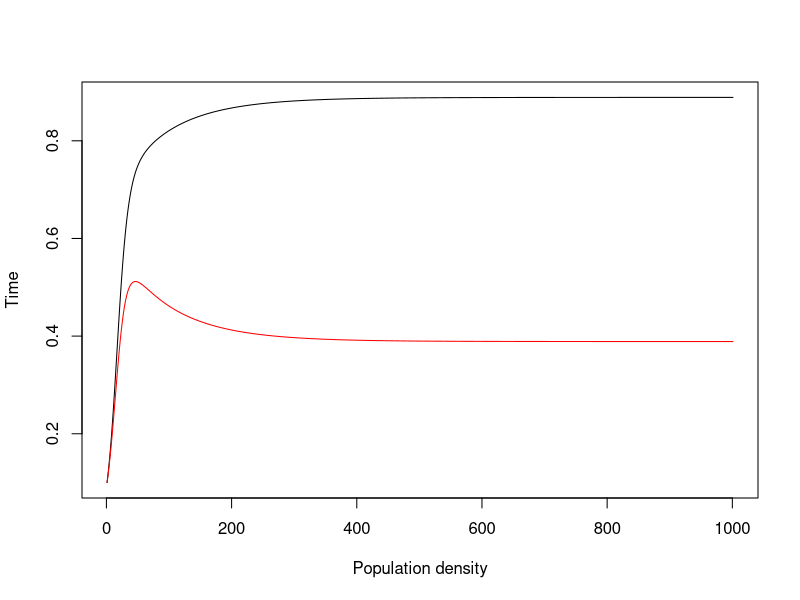
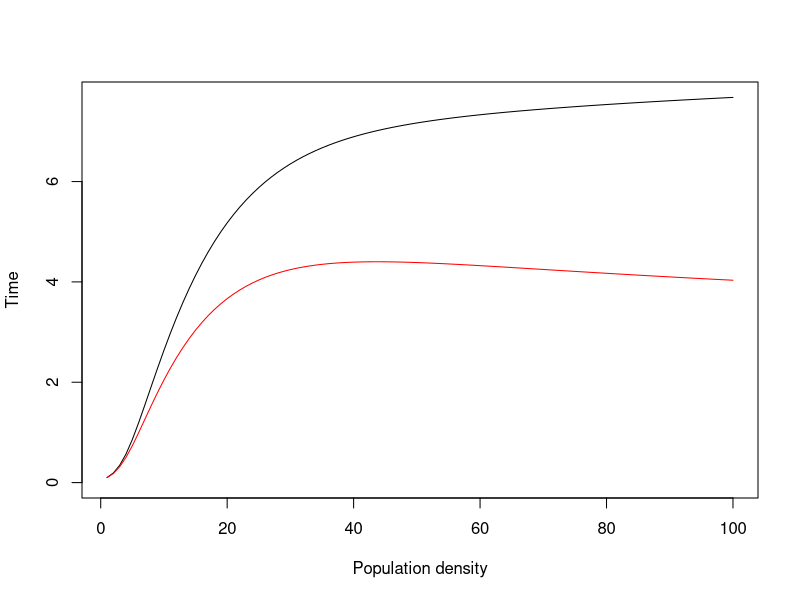
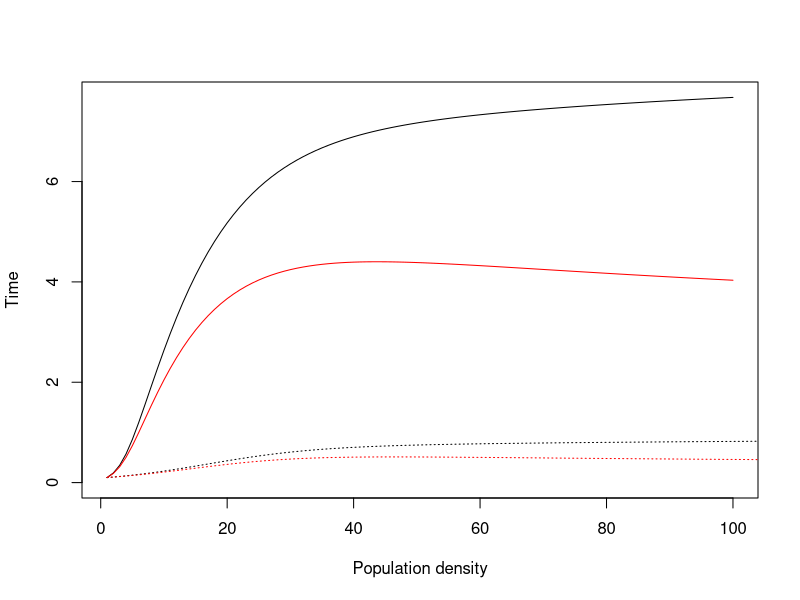

Generate these figures, in order, with R:
#=============================================================================
# Implementations of the Lotka-Volterra and the  Leslie-Gower models. 
# This code is to compare discrete-time and continuous time implementations
# of models for two competing species.
# 
# A continuous time population model has the form:
# 	dN/dt = g(N..)*N 
# where N is the population, g(N...) is a growth rate function, and t is time
# 
# A discrete time model has the form: 
#	N[t+1] = g(N...)* N[t]
#
# The Leslie-Gower model for two competing species is defined by 
#   g_i(N_i...) = lambda_i/ (1+ a_ii *N_i+ a_ij*N_j) + s_i
# 
# 
# The subscript i indicates the species number, 
# lambda is the intrinsic rate of reproduction (in the absence of competition)
# a_ii, a_ij  are intra and interspecific competition
# s_i	is survival
#
# The Leslie-Gower model is meant to be a discrete-time analogue of the 
# Lotka-Volterra model. When models are deterministic (i.e. no stochasticity
# or environmental variation ) they are effictively the same model. 
#=============================================================================
# load libraries
#=============================================================================
library(tidyverse)
library(deSolve)

#=============================================================================
# 1. Continuous time model using the deSolve library
#=============================================================================
#=============================================================================
# In deSolve you define a model as a function that is passed 3 variables: 
# times  the time series with start, finish, and increment sizes 
#	(defined below)
# sp 	 a matrix that stores the output from increment to increment
# parms  all of the variables that define parameters in the model
#=============================================================================
LV_ct = function(times,sp,parms){

    nspp = parms$nspp #number of species. 2 for now
    N = matrix(sp[1:nspp], nspp, 1)
			    
	###Population dynamics
				dN = N

		#I made a for loop to do both species because they have identical
		#dynamics. 

		for( i in 1:nspp){ 

			#Lotka-Volterra dynamics
			#Note: This assumes that both intra and interspecific competition
			#are in the same matrix "aij." Use R's negative subscript indexing
			#to access the off-diagonal aij for interspecific competition. 
			dN[i] = ( (lambda_i[i] - aij[i,i] *N[i] - aij[i,(-i)]*N[-i]) ) * N[i]

		}

	return( list(dN) )

}  

#=============================================================================
# Set values of the population parameters 
#=============================================================================
nspp = 2
#Intrinsic reproduction:
lambda_i = c(1.2,1.1)

#Competition: 
#This creates a square matrix for aij with intraspecific competition = 1 on 
#the diagonal. 
aij = matrix ( c(1, 0.8, 
	0.8 , 1 ), nspp, nspp )

#Survival (should be less than 1)
s_i = c(0.9,0.9)

#Make sure this has everything that was definied in the function above. 
parms = list(
			nspp = nspp, lambda_i = lambda_i, aij=aij, s_i=s_i
		 )

#=============================================================================
# Run the model with initial conditions 
#=============================================================================
tend = 100
delta1 = 0.1
times  = seq(from = 0, to = tend, by = delta1)
tl = length(times)
winit = c(matrix(0.1,nspp,1)) #Initial population sizes

Nt_ct= ode(y=winit, times=times, func=LV_ct, parms=parms)

#=============================================================================
# Plot
#=============================================================================
plot( Nt_ct [,2], t="l", ylab = "Time", xlab = "Population density")
lines( Nt_ct [,3],  col = "red")



#=============================================================================
# 2. Discrete-time model
#=============================================================================
#Create the population matrix with the same times as continuous-time model: 
Nt = matrix(0,tend,nspp)
#Initial conditions:
Nt[1,] = c(0.1,0.1)

#Use the same parameters as the continuous-time model, or re-assign values: 

#Intrinsic reproduction:
lambda_i = c(1.2,1.1)

#Competition: 
#This creates a square matrix for aij with intraspecific competition = 1 on 
#the diagonal. 
aij = matrix ( c(1, 0.8, 
	0.8 , 1 ), nspp, nspp )

#Survival (should be less than 1)
s_i = c(0.9,0.9)

#Loop over all of time: 
for (t in 1:(tend-1) ) {

	#Loop over all species: 
	for (s in 1:nspp) {

		Nt[t+1,s] = ( lambda_i[s] / (1+ aij[s,s] *Nt[t,s]+ aij[s,(-s)]*Nt[t,-s]) + 
					s_i[s] ) * Nt[t,s]
	}

}

#=============================================================================
# Plot
#=============================================================================
plot( Nt [,1], t="l", ylab = "Time", xlab = "Population density", ylim=c(0,max(Nt)))
lines( Nt [,2],  col  = "red")


#=============================================================================
# Joint Plot
#=============================================================================
plot( Nt [,1], t="l", ylab = "Time", xlab = "Population density", ylim=c(0,max(Nt)))
lines( Nt [,2],  col = "red")
lines( Nt_ct [,2], t="l", lty=3)
lines( Nt_ct [,3], lty=3, col = "red")
